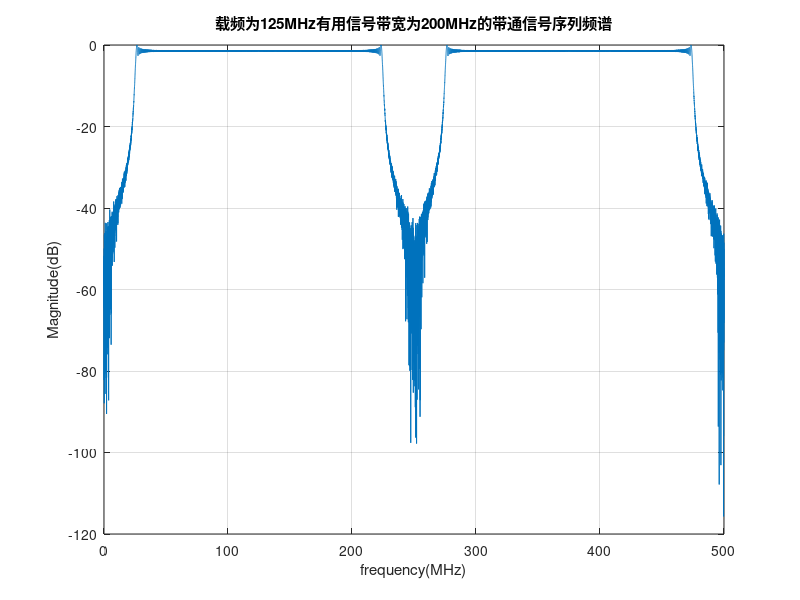
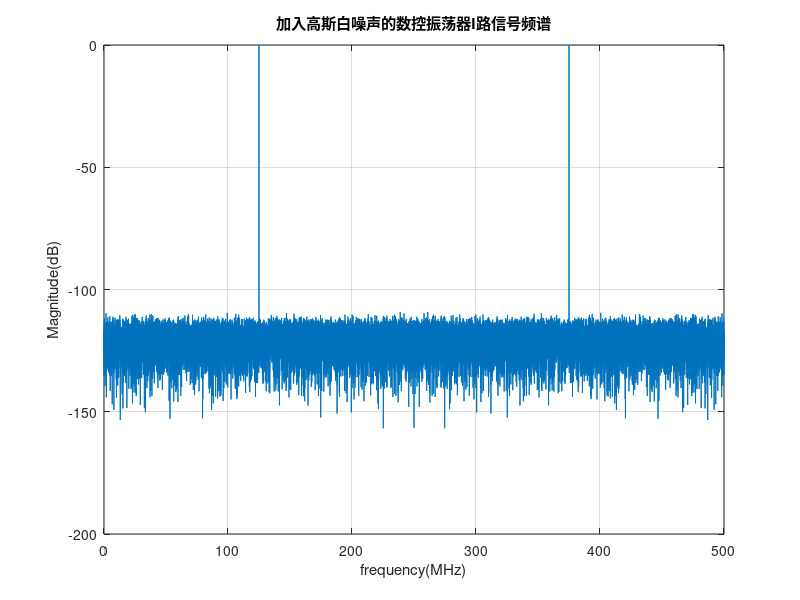
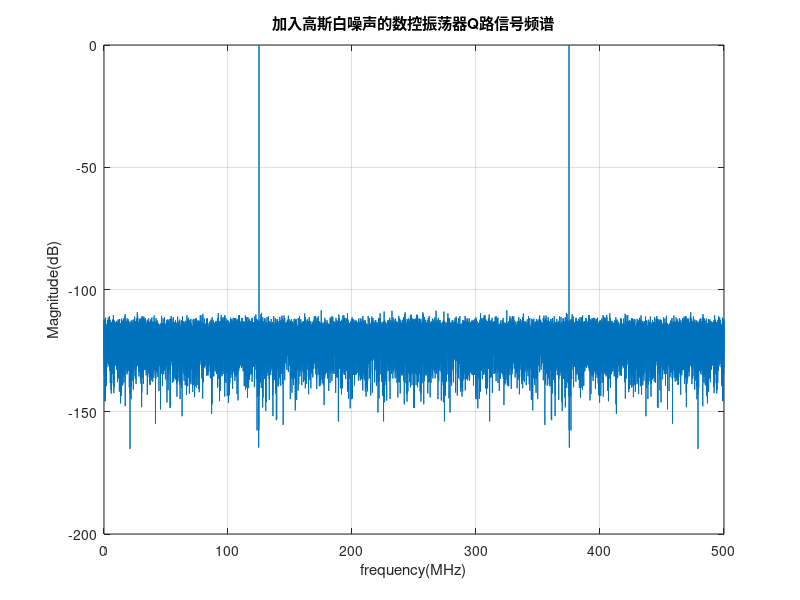

The MATLAB source for these figures, in order:
fsamp=500e6;        %fsamp=250MHz 输入采样频率为250MHz
Ts=1/fsamp;        %Ts为fsamp的倒数 即输入采样间隔Ts
band=200e6;         %预设的采样带宽为200MHz
Tp=60e-6;          %预设的采样时间周期Tp为60us
N=Tp*fsamp;        %N为输入采样频率与采样时间周期之积。表示在采样时间周期Tp内，以fsamp的采样率采样可以得到的采样点数   N = 15000
u=band/Tp;         %u为带宽除以时宽。表示在单位时间间隔内的频带宽度。也即这30M的带宽分布在Tp=60us的时间周期上，单位时间的频带宽度
t=-Tp/2:Tp/N:Tp/2-Tp/N;       %t取点从-Tp/ b b2开始以Tp/N为步进值增加到Tp/2-Tp/N。
f0=125e6;           %输入的已调频信号载波频率为125MHz
xs=cos(2*pi*(f0*t+0.5*u*t.^2));        %输入的已调频信号经fsamp=500MHz带通采样后的输出。相当于A/D转换后的数字信号序列
round(xs*2^11-1);%
S0=fft(xs,N);      %S0是对A/D转换后的数字信号序列进行N点fft的结果；
S1=abs(S0);      %S1是对s0求模的结果；
S2=(S1);
S2=awgn(S2,10);    %在S2的频谱中加入10db的高斯白噪声
f=0:fsamp/N:fsamp-fsamp/N;       %f的取点由0开始以fsamp/N为步进值直到fsamp-fsamp/N结束
figure(1);         %画出载频为125MHz有用信号带宽为200MHz的带通信号序列频谱
plot(f/1e6,20*log10(S2/max(S2)));           %横轴以MHz为单位，纵轴以dB形式，其中S2/max(S2)表示输出该带通信号序列相对幅度大小，对它取对数后的结果就是dB的形式了。
title('载频为125MHz有用信号带宽为200MHz的带通信号序列频谱');
xlabel('frequency(MHz)');                   %从频谱图中可以看出信号序列频谱有（11MHz，41MHz）和（55MHz，85MHz）两部分。
ylabel('Magnitude(dB)');                    %这是因为经fsamp=94MHz带通采样时，在fsamp/2=48MHz处发生了频谱折叠，原来信号序列频谱（55M，85M）折叠到（11MHz，41MHz）了。
grid on                                     %这两部分频谱形状一致，没有发生频谱混叠。这里的带通采样速率fsamp=96MHz是通过计算得出来的。
                                            %具体计算式如下：fsamp>=4f0/(2n+1) 且fsamp>=2B。这里f0指信号序列中心频率，B指信号序列带宽 n取正整数。

%NCO数控振荡器模块%
for t=1:N
    t1=(t-1)*Ts;
    ncoi_c(t)=cos(2*pi*f0*t1);             %产生频率为f0的cos数控本振（I路），这里产生数控本振的时间间隔与A/D采样间隔相同，便于序列后续相乘。
end

for t=1:N
    t1=(t-1)*Ts;
    ncoq_c(t)=sin(2*pi*f0*t1);            %产生频率为f0的sin数控本振（Q路），这里产生数控本振的时间间隔与A/D采样间隔相同，便于序列后续相乘。
end
ncoi=awgn(ncoi_c,80);         %对产生的I路本振序列加入80dB的高斯白噪声
ncoq=awgn(ncoq_c,80);         %对产生的Q路本振序列加入80dB的高斯白噪声

f=0:fsamp/N:fsamp-fsamp/N;    %f取点从0开始以fsamp/N为步进值直到fsamp-fsamp/N结束
u1=abs(fft(ncoi));            %对加入高斯白噪声的I路本振信号序列进行FFT后取模
u2=abs(fft(ncoq));            %对加入高斯白噪声的Q路本振信号序列进行FFT后取模
figure(2);                    %画出加入高斯白噪声后的数控振荡器I路信号频谱
plot(f/1e6,20*log10(u1/max(u1)));%横轴以MHz为单位，纵轴是dB形式
title('加入高斯白噪声的数控振荡器I路信号频谱');
xlabel('frequency(MHz)');
ylabel('Magnitude(dB)');
grid on
figure(3);                     %画出加入高斯白噪声后的数控振荡器Q路信号频谱
plot(f/1e6,20*log10(u2/max(u2)));%横轴以MHz为单位，纵轴是dB形式
title('加入高斯白噪声的数控振荡器Q路信号频谱');
xlabel('frequency(MHz)');
ylabel('Magnitude(dB)');
grid on

for n=1:1:N
    ysi(n)=xs(n)*ncoi(n);%A/D带通采样后信号序列与数字本振I路信号序列混频相乘（下变频）
    ysq(n)=xs(n)*ncoq(n);%A/D带通采样后信号序列与数字本振Q路信号序列混频相乘（下变频）
end